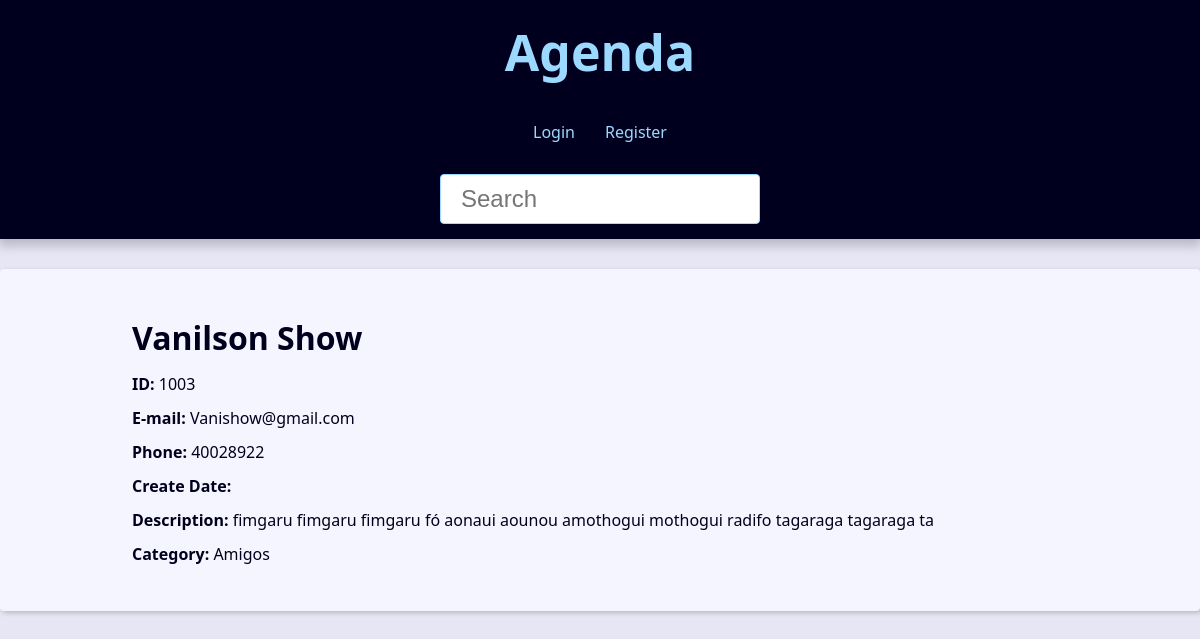
Page /contact/1003/ on the committed database.
### contact/models.py (models this page shows, shortened)
class Contact(models.Model):
    first_name = models.CharField(max_length=50)
    last_name = models.CharField(max_length=50, blank = True)
    phone = models.CharField(max_length=50)
    email = models.EmailField(max_length=254, blank = True)
    created_date = models.DateTimeField(default= timezone.now)
    description = models.TextField(blank=True)
    show= models.BooleanField(default=True)
    picture= models.ImageField(blank=True, upload_to='pictures/%Y/%m/')
    category= models.ForeignKey(
        Category,
        on_delete=models.SET_NULL,
        blank= True, null= True
    )
    owner= models.ForeignKey(
        User,
        on_delete=models.SET_NULL,
        blank= True, null= True
    )

class Category(models.Model):
    class Meta:
        verbose_name= 'Category'
        verbose_name_plural= 'Categories'
    name= models.CharField(max_length=50)
    def __str__(self) -> str:
        return self.name

### contact/views/contact_views.py (the view)
# urls.py: path('contact/<int:contact_id>/', views.contact_views.contact, name='contact'),
def contact(request, contact_id):
    single_contact= get_object_or_404(Contact, pk= contact_id, show= True)
    site_title= f'{single_contact.first_name} {single_contact.last_name} - '
    context= {
        'contact': single_contact,
        'site_title': site_title,
    }
    return render(
        request,
        'contact/contact.html',
        context
    )

### contact/templates/contact/contact.html (shortened to what this page needs)
{% extends 'global/base.html' %}
{% block content %}
 <div class="single-contact">
    <h1 class="single-contact-name">
        {{ contact.first_name }} {{ contact.last_name }}
    </h1>
    <p><b>ID:</b> {{ contact.id }}</p>
    <p><b>E-mail:</b> {{ contact.email }}</p>
    <p><b>Phone:</b> {{ contact.phone }}</p>
    <p><b>Create Date:</b> {{ contact.create_date }}</p>
    <p><b>Description:</b> {{ contact.description }}</p>
    <p><b>Category:</b> {{ contact.category }}</p>
 </div>
{% endblock content %}

### base_static/global/css/style.css (style rules this page uses)
:root { --spacing: 1.5rem; --link-dark-color: rgb(0, 83, 134); --link-light-color: rgb(156, 217, 255); --clr-white: rgb(245, 245, 255); --clr-black: rgb(0, 0, 30); --clr-light-gray: rgb(230, 230, 245); --clr-dark-shadow-5: rgba(0, 0, 10, 5%); --clr-dark-shadow-10: rgba(0, 0, 10, 10%); --clr-dark-shadow-20: rgba(0, 0, 10, 20%); --clr-light-shadow-5: rgba(200, 200, 255, 5%); --clr-light-shadow-10: rgba(200, 200, 255, 10%); --clr-light-shadow-20: rgba(200, 200, 255, 20%); --main-page-width: 120rem; --table-min-width: 60rem; --biggest-font-size: 5rem; --bigger-font-size: 4rem; --big-font-size: 3.2rem; --medium-font-size: 2.4rem; --small-font-size: 1.6rem; --smaller-font-size: 1.4rem; --smallest-font-size: 1.2rem; --transition-fast: 300ms; --transition-medium: 600ms; --transition-slow: 1s; --default-border-radius: 4px; }
*, *::before, *::after { margin: 0; padding: 0; box-sizing: border-box; }
html { font-size: 62.5%; }
body { font-family: system-ui, -apple-system, BlinkMacSystemFont, 'Segoe UI', Roboto, Oxygen, Ubuntu, Cantarell, 'Open Sans', 'Helvetica Neue', sans-serif; line-height: 1.5; font-size: var(--small-font-size); color: var(--clr-black); -webkit-font-smoothing: antialiased; background: var(--clr-light-gray); }
@media (min-width: 600px) { .single-contact { max-width: 80%; margin: calc(var(--spacing) * 2) auto; } }
.single-contact h1 { margin: 1rem 0; }
.single-contact p { margin: 1rem 0; }

### rows in the picture
Contact: first_name "Vanilson", last_name "Show", id "1003", email "Vanishow@gmail.com", phone "40028922", description "fimgaru fimgaru fimgaru fó aonaui aounou amothogui mothogui radifo tagaraga tagaraga ta", category "Amigos"
